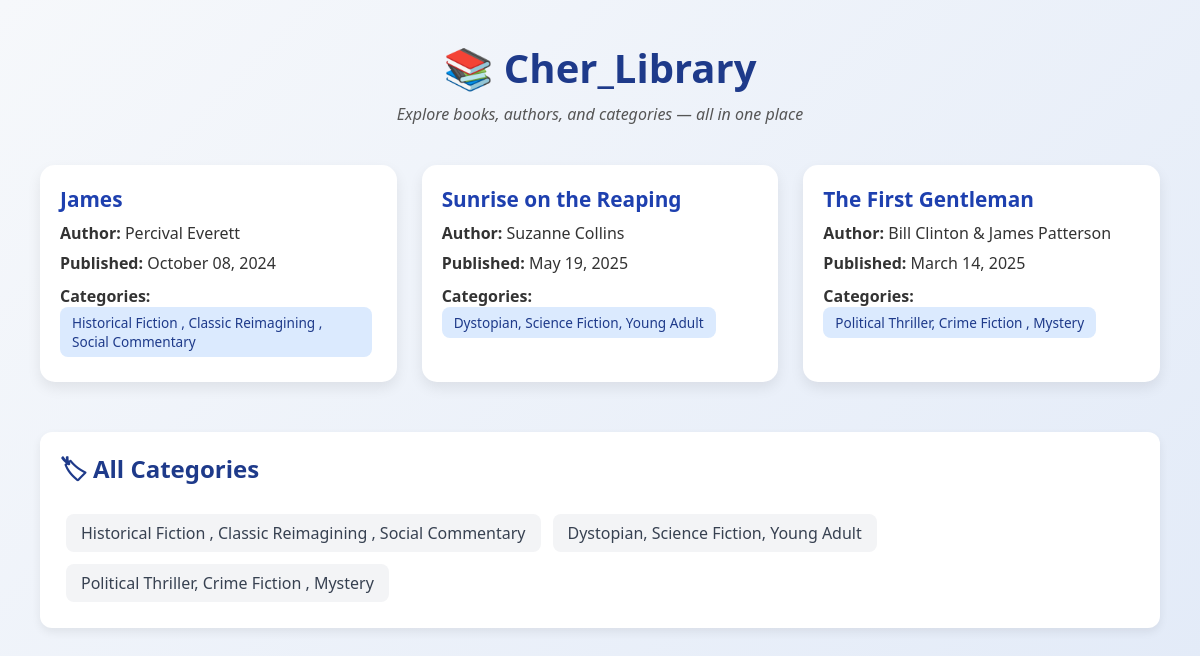
The page / on the database its author committed.
### pages/models.py (models this page shows, shortened)
class Book(models.Model):
    title = models.CharField(max_length=200)
    author = models.ForeignKey(Author, on_delete=models.CASCADE)
    categories = models.ManyToManyField(Category)
    published = models.DateField()

class Author(models.Model):
    name = models.CharField(max_length=100)

class Category(models.Model):
    name = models.CharField(max_length=100)

### pages/views.py (the view)
# urls.py: 2. Add a URL to urlpatterns:  path('', views.home, name='home')
def home(request):
    books = Book.objects.all()
    categories = Category.objects.all()
    return render(request, 'pages/home.html', {'books': books, 'categories': categories})

### pages/templates/pages/home.html (shortened to what this page needs)
<!DOCTYPE html>
<html lang="en">
<head>
</head>
<body>
<header>
    <h1>📚 Cher_Library</h1>
    <p>Explore books, authors, and categories — all in one place</p>
</header>
<section>
    <div class="book-list">
        {% for book in books %}
            <div class="book">
                <h2>{{ book.title }}</h2>
                <p><strong>Author:</strong> {{ book.author.name }}</p>
                <p><strong>Published:</strong> {{ book.published|date:"F d, Y" }}</p>
                <div class="categories">
                    <strong>Categories:</strong><br>
                    {% for category in book.categories.all %}
                        <span class="category">{{ category.name }}</span>
                    {% empty %}
                        <span>No category assigned</span>
                    {% endfor %}
                </div>
            </div>
        {% empty %}
            <p>No books available.</p>
        {% endfor %}
    </div>
</section>
<section class="category-section">
    <h2>🏷 All Categories</h2>
    <ul class="category-list">
        {% for category in categories %}
            <li>{{ category.name }}</li>
        {% empty %}
            <li>No categories found.</li>
        {% endfor %}
    </ul>
</section>
</body>
</html>

### pages/templates/pages/home.html (style rules this page uses)
* { margin: 0; padding: 0; box-sizing: border-box; }
body { font-family: 'Segoe UI', Tahoma, Geneva, Verdana, sans-serif; background: linear-gradient(135deg, #f6f8fb, #e3ebf8); color: #333; padding: 40px; }
header { text-align: center; margin-bottom: 40px; }
header h1 { font-size: 2.5rem; color: #1e3a8a; }
header p { color: #555; margin-top: 8px; font-style: italic; }
.book-list { display: grid; grid-template-columns: repeat(auto-fit, minmax(280px, 1fr)); gap: 25px; margin-top: 30px; }
.book { background: white; padding: 20px; border-radius: 15px; box-shadow: 0 6px 14px rgba(0, 0, 0, 0.08); transition: all 0.3s ease-in-out; }
.book h2 { color: #1e40af; font-size: 1.3rem; margin-bottom: 8px; }
.book p { margin: 6px 0; line-height: 1.5; }
.categories { margin-top: 10px; }
.category { display: inline-block; background: #dbeafe; color: #1e3a8a; padding: 6px 12px; border-radius: 8px; font-size: 0.85rem; margin-right: 5px; margin-bottom: 5px; }
.category-section { margin-top: 50px; background: white; padding: 20px; border-radius: 12px; box-shadow: 0 4px 10px rgba(0, 0, 0, 0.07); }
.category-section h2 { color: #1e3a8a; font-size: 1.5rem; margin-bottom: 15px; }
ul.category-list { list-style-type: none; display: flex; flex-wrap: wrap; }
ul.category-list li { background: #f3f4f6; padding: 8px 15px; margin: 6px; border-radius: 8px; color: #374151; font-weight: 500; transition: background 0.3s; }

### rows shown on the page
Book: title "James", author.name "Percival Everett", published "October 08, 2024"
Category: name "Historical Fiction , Classic Reimagining , Social Commentary"
Book: title "Sunrise on the Reaping", author.name "Suzanne Collins", published "May 19, 2025"
Category: name "Dystopian, Science Fiction, Young Adult"
Book: title "The First Gentleman", author.name "Bill Clinton & James Patterson", published "March 14, 2025"
Category: name "Political Thriller, Crime Fiction , Mystery"
